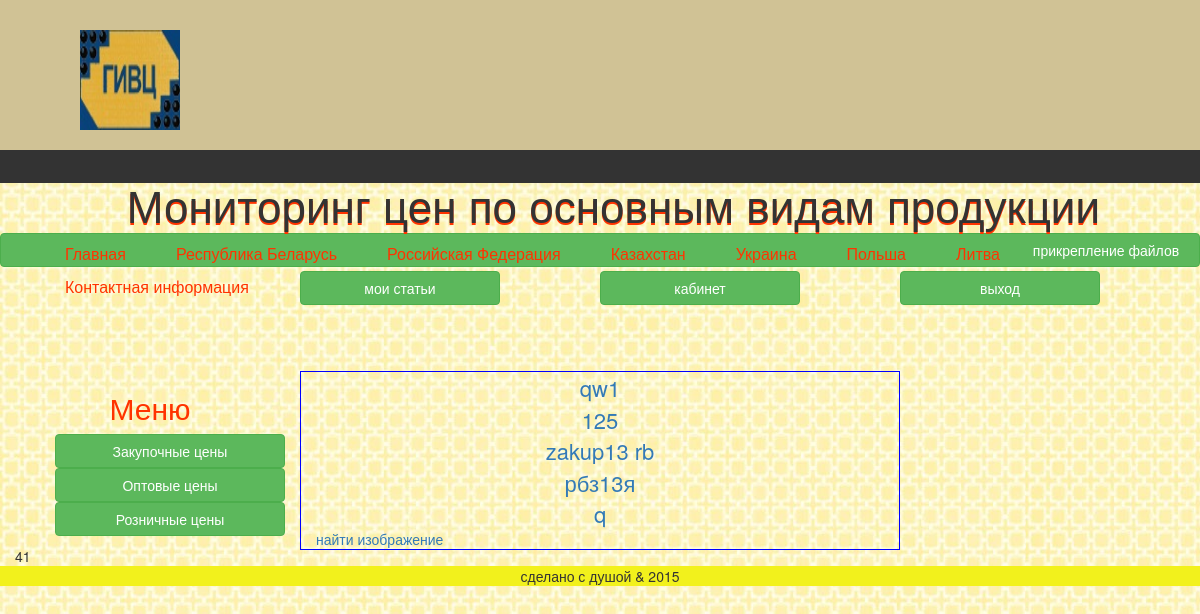
The app's page /zdorov.php (signed in) with its own data.
### tables this page shows
CREATE TABLE IF NOT EXISTS `statias` (
  `id` int(11) NOT NULL AUTO_INCREMENT,
  `cat_id` tinytext NOT NULL,
  `cat_cen_id` tinytext NOT NULL,
  `cat_god_id` tinytext NOT NULL,
  `cat_mes_id` tinytext NOT NULL,
  `name_categoria` tinytext NOT NULL,
  `editor1` text NOT NULL,
  `file_foto` tinytext NOT NULL,
  `table-categoria` tinytext NOT NULL,
  `data_reg` datetime NOT NULL,
  `blockunblock` enum('block','unblock') NOT NULL DEFAULT 'unblock',
  `user_id` int(11) NOT NULL,
  `update1` date NOT NULL,
  `showhide` enum('show','hide') DEFAULT 'show',
  PRIMARY KEY (`id`)
);

### class/Database.php (called while the page is built, shortened)
<?php
class Database{
private $host = DB_HOST;
private $user= DB_USER;
private $pass=DB_PASS;
private $dbname=DB_NAME;
private $port=DB_PORT;
private $dbh;
private $stmt;
public function __construct(){
$dsn='mysql:host=' .$this->host . ';port=' . $this->port.';dbname=' . $this->dbname;
$options=array(
PDO::ATTR_ERRMODE=>PDO::ERRMODE_EXCEPTION
);
try{
$this->dbh=new PDO($dsn, $this->user, $this->pass, $options);
}
catch(PDOException $e){
$this->error=$e->getMessage();
}
}
public function query($query){
    $this->stmt = $this->dbh->prepare($query);
}
public function execute(){
    return $this->stmt->execute();
}
public function resultset(){
    $this->execute();
    return $this->stmt->fetchAll(PDO::FETCH_ASSOC);
}
}

### zdorov.php (the view, shortened to what this page needs)
<?php require_once('templates/top.php');
  	require_once ("class/Database.php");
$database = new Database();
$query="SELECT * FROM statias WHERE showhide='show'";
$database->query($query);
$all = $database->resultset();
foreach($all as $one){
 echo "<div class='art'><a href='#' data_id='".$one['id']."'>".$one['name_categoria']."</a></div>";
}
?>
<a href='#' class='google_search'>найти изображение</a>
<?php require_once("templates/bottom.php");?>

### media/css/style.css (style rules this page uses)
body { background: url(../img/geluzor75.jpg); padding:0; margin:0; }
.col-md-6 div { text-align: center; font-size: 22px; }

### records on screen
statias: name_categoria "qw1"
statias: name_categoria "125"
statias: name_categoria "zakup13 rb"
statias: name_categoria "рбз13я"
statias: name_categoria "q"

### other values on screen
$_SESSION['id'] "41"
